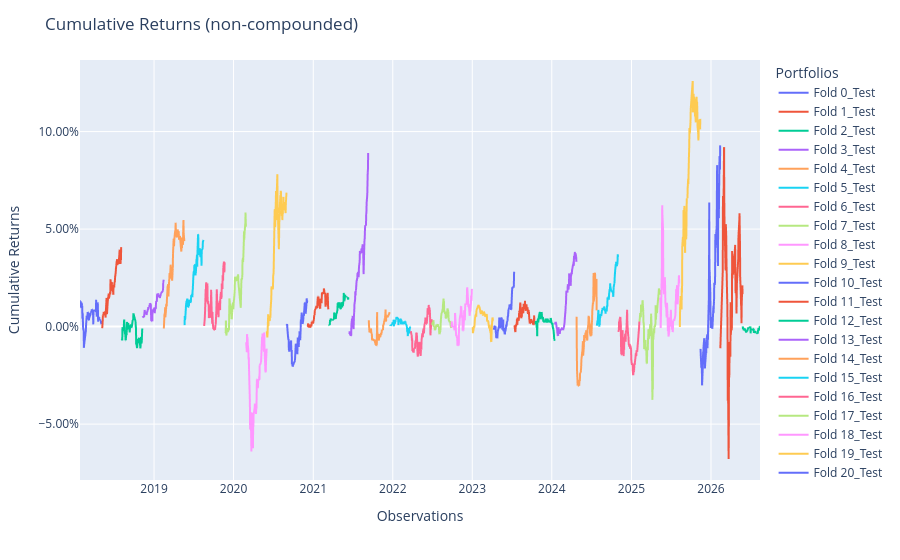

The cell this chart's notebook holds for it:
### Code cell
population_test.plot_cumulative_returns()

### Figure 1 — Plotly figure (JSON) as saved in the notebook; plotly's stock layout.template omitted (floating-point values rounded to 4 significant figures; data arrays with more than 128 entries replaced by an {"elided": "..."} marker saying what was removed)
{"data": [{"hovertemplate": "variable=Fold 0_Test<br>index=%{x}<br>value=%{y}<extra></extra>", "legendgroup": "Fold 0_Test", "line": {"color": "#636efa", "dash": "solid"}, "marker": {"symbol": "circle"}, "mode": "lines", "name": "Fold 0_Test", "showlegend": true, "type": "scattergl", "x": {"elided": "2073 str values"}, "xaxis": "x", "y": {"elided": "2073 float values"}, "yaxis": "y"}, {"hovertemplate": "variable=Fold 1_Test<br>index=%{x}<br>value=%{y}<extra></extra>", "legendgroup": "Fold 1_Test", "line": {"color": "#EF553B", "dash": "solid"}, "marker": {"symbol": "circle"}, "mode": "lines", "name": "Fold 1_Test", "showlegend": true, "type": "scattergl", "x": {"elided": "2073 str values"}, "xaxis": "x", "y": {"elided": "2073 float values"}, "yaxis": "y"}, {"hovertemplate": "variable=Fold 2_Test<br>index=%{x}<br>value=%{y}<extra></extra>", "legendgroup": "Fold 2_Test", "line": {"color": "#00cc96", "dash": "solid"}, "marker": {"symbol": "circle"}, "mode": "lines", "name": "Fold 2_Test", "showlegend": true, "type": "scattergl", "x": {"elided": "2073 str values"}, "xaxis": "x", "y": {"elided": "2073 float values"}, "yaxis": "y"}, {"hovertemplate": "variable=Fold 3_Test<br>index=%{x}<br>value=%{y}<extra></extra>", "legendgroup": "Fold 3_Test", "line": {"color": "#ab63fa", "dash": "solid"}, "marker": {"symbol": "circle"}, "mode": "lines", "name": "Fold 3_Test", "showlegend": true, "type": "scattergl", "x": {"elided": "2073 str values"}, "xaxis": "x", "y": {"elided": "2073 float values"}, "yaxis": "y"}, {"hovertemplate": "variable=Fold 4_Test<br>index=%{x}<br>value=%{y}<extra></extra>", "legendgroup": "Fold 4_Test", "line": {"color": "#FFA15A", "dash": "solid"}, "marker": {"symbol": "circle"}, "mode": "lines", "name": "Fold 4_Test", "showlegend": true, "type": "scattergl", "x": {"elided": "2073 str values"}, "xaxis": "x", "y": {"elided": "2073 float values"}, "yaxis": "y"}, {"hovertemplate": "variable=Fold 5_Test<br>index=%{x}<br>value=%{y}<extra></extra>", "legendgroup": "Fold 5_Test", "line": {"color": "#19d3f3", "dash": "solid"}, "marker": {"symbol": "circle"}, "mode": "lines", "name": "Fold 5_Test", "showlegend": true, "type": "scattergl", "x": {"elided": "2073 str values"}, "xaxis": "x", "y": {"elided": "2073 float values"}, "yaxis": "y"}, {"hovertemplate": "variable=Fold 6_Test<br>index=%{x}<br>value=%{y}<extra></extra>", "legendgroup": "Fold 6_Test", "line": {"color": "#FF6692", "dash": "solid"}, "marker": {"symbol": "circle"}, "mode": "lines", "name": "Fold 6_Test", "showlegend": true, "type": "scattergl", "x": {"elided": "2073 str values"}, "xaxis": "x", "y": {"elided": "2073 float values"}, "yaxis": "y"}, {"hovertemplate": "variable=Fold 7_Test<br>index=%{x}<br>value=%{y}<extra></extra>", "legendgroup": "Fold 7_Test", "line": {"color": "#B6E880", "dash": "solid"}, "marker": {"symbol": "circle"}, "mode": "lines", "name": "Fold 7_Test", "showlegend": true, "type": "scattergl", "x": {"elided": "2073 str values"}, "xaxis": "x", "y": {"elided": "2073 float values"}, "yaxis": "y"}, {"hovertemplate": "variable=Fold 8_Test<br>index=%{x}<br>value=%{y}<extra></extra>", "legendgroup": "Fold 8_Test", "line": {"color": "#FF97FF", "dash": "solid"}, "marker": {"symbol": "circle"}, "mode": "lines", "name": "Fold 8_Test", "showlegend": true, "type": "scattergl", "x": {"elided": "2073 str values"}, "xaxis": "x", "y": {"elided": "2073 float values"}, "yaxis": "y"}, {"hovertemplate": "variable=Fold 9_Test<br>index=%{x}<br>value=%{y}<extra></extra>", "legendgroup": "Fold 9_Test", "line": {"color": "#FECB52", "dash": "solid"}, "marker": {"symbol": "circle"}, "mode": "lines", "name": "Fold 9_Test", "showlegend": true, "type": "scattergl", "x": {"elided": "2073 str values"}, "xaxis": "x", "y": {"elided": "2073 float values"}, "yaxis": "y"}, {"hovertemplate": "variable=Fold 10_Test<br>index=%{x}<br>value=%{y}<extra></extra>", "legendgroup": "Fold 10_Test", "line": {"color": "#636efa", "dash": "solid"}, "marker": {"symbol": "circle"}, "mode": "lines", "name": "Fold 10_Test", "showlegend": true, "type": "scattergl", "x": {"elided": "2073 str values"}, "xaxis": "x", "y": {"elided": "2073 float values"}, "yaxis": "y"}, {"hovertemplate": "variable=Fold 11_Test<br>index=%{x}<br>value=%{y}<extra></extra>", "legendgroup": "Fold 11_Test", "line": {"color": "#EF553B", "dash": "solid"}, "marker": {"symbol": "circle"}, "mode": "lines", "name": "Fold 11_Test", "showlegend": true, "type": "scattergl", "x": {"elided": "2073 str values"}, "xaxis": "x", "y": {"elided": "2073 float values"}, "yaxis": "y"}, {"hovertemplate": "variable=Fold 12_Test<br>index=%{x}<br>value=%{y}<extra></extra>", "legendgroup": "Fold 12_Test", "line": {"color": "#00cc96", "dash": "solid"}, "marker": {"symbol": "circle"}, "mode": "lines", "name": "Fold 12_Test", "showlegend": true, "type": "scattergl", "x": {"elided": "2073 str values"}, "xaxis": "x", "y": {"elided": "2073 float values"}, "yaxis": "y"}, {"hovertemplate": "variable=Fold 13_Test<br>index=%{x}<br>value=%{y}<extra></extra>", "legendgroup": "Fold 13_Test", "line": {"color": "#ab63fa", "dash": "solid"}, "marker": {"symbol": "circle"}, "mode": "lines", "name": "Fold 13_Test", "showlegend": true, "type": "scattergl", "x": {"elided": "2073 str values"}, "xaxis": "x", "y": {"elided": "2073 float values"}, "yaxis": "y"}, {"hovertemplate": "variable=Fold 14_Test<br>index=%{x}<br>value=%{y}<extra></extra>", "legendgroup": "Fold 14_Test", "line": {"color": "#FFA15A", "dash": "solid"}, "marker": {"symbol": "circle"}, "mode": "lines", "name": "Fold 14_Test", "showlegend": true, "type": "scattergl", "x": {"elided": "2073 str values"}, "xaxis": "x", "y": {"elided": "2073 float values"}, "yaxis": "y"}, {"hovertemplate": "variable=Fold 15_Test<br>index=%{x}<br>value=%{y}<extra></extra>", "legendgroup": "Fold 15_Test", "line": {"color": "#19d3f3", "dash": "solid"}, "marker": {"symbol": "circle"}, "mode": "lines", "name": "Fold 15_Test", "showlegend": true, "type": "scattergl", "x": {"elided": "2073 str values"}, "xaxis": "x", "y": {"elided": "2073 float values"}, "yaxis": "y"}, {"hovertemplate": "variable=Fold 16_Test<br>index=%{x}<br>value=%{y}<extra></extra>", "legendgroup": "Fold 16_Test", "line": {"color": "#FF6692", "dash": "solid"}, "marker": {"symbol": "circle"}, "mode": "lines", "name": "Fold 16_Test", "showlegend": true, "type": "scattergl", "x": {"elided": "2073 str values"}, "xaxis": "x", "y": {"elided": "2073 float values"}, "yaxis": "y"}, {"hovertemplate": "variable=Fold 17_Test<br>index=%{x}<br>value=%{y}<extra></extra>", "legendgroup": "Fold 17_Test", "line": {"color": "#B6E880", "dash": "solid"}, "marker": {"symbol": "circle"}, "mode": "lines", "name": "Fold 17_Test", "showlegend": true, "type": "scattergl", "x": {"elided": "2073 str values"}, "xaxis": "x", "y": {"elided": "2073 float values"}, "yaxis": "y"}, {"hovertemplate": "variable=Fold 18_Test<br>index=%{x}<br>value=%{y}<extra></extra>", "legendgroup": "Fold 18_Test", "line": {"color": "#FF97FF", "dash": "solid"}, "marker": {"symbol": "circle"}, "mode": "lines", "name": "Fold 18_Test", "showlegend": true, "type": "scattergl", "x": {"elided": "2073 str values"}, "xaxis": "x", "y": {"elided": "2073 float values"}, "yaxis": "y"}, {"hovertemplate": "variable=Fold 19_Test<br>index=%{x}<br>value=%{y}<extra></extra>", "legendgroup": "Fold 19_Test", "line": {"color": "#FECB52", "dash": "solid"}, "marker": {"symbol": "circle"}, "mode": "lines", "name": "Fold 19_Test", "showlegend": true, "type": "scattergl", "x": {"elided": "2073 str values"}, "xaxis": "x", "y": {"elided": "2073 float values"}, "yaxis": "y"}, {"hovertemplate": "variable=Fold 20_Test<br>index=%{x}<br>value=%{y}<extra></extra>", "legendgroup": "Fold 20_Test", "line": {"color": "#636efa", "dash": "solid"}, "marker": {"symbol": "circle"}, "mode": "lines", "name": "Fold 20_Test", "showlegend": true, "type": "scattergl", "x": {"elided": "2073 str values"}, "xaxis": "x", "y": {"elided": "2073 float values"}, "yaxis": "y"}, {"hovertemplate": "variable=Fold 21_Test<br>index=%{x}<br>value=%{y}<extra></extra>", "legendgroup": "Fold 21_Test", "line": {"color": "#EF553B", "dash": "solid"}, "marker": {"symbol": "circle"}, "mode": "lines", "name": "Fold 21_Test", "showlegend": true, "type": "scattergl", "x": {"elided": "2073 str values"}, "xaxis": "x", "y": {"elided": "2073 float values"}, "yaxis": "y"}, {"hovertemplate": "variable=Fold 22_Test<br>index=%{x}<br>value=%{y}<extra></extra>", "legendgroup": "Fold 22_Test", "line": {"color": "#00cc96", "dash": "solid"}, "marker": {"symbol": "circle"}, "mode": "lines", "name": "Fold 22_Test", "showlegend": true, "type": "scattergl", "x": {"elided": "2073 str values"}, "xaxis": "x", "y": {"elided": "2073 float values"}, "yaxis": "y"}, {"hovertemplate": "variable=Fold 23_Test<br>index=%{x}<br>value=%{y}<extra></extra>", "legendgroup": "Fold 23_Test", "line": {"color": "#ab63fa", "dash": "solid"}, "marker": {"symbol": "circle"}, "mode": "lines", "name": "Fold 23_Test", "showlegend": true, "type": "scattergl", "x": {"elided": "2073 str values"}, "xaxis": "x", "y": {"elided": "2073 float values"}, "yaxis": "y"}, {"hovertemplate": "variable=Fold 24_Test<br>index=%{x}<br>value=%{y}<extra></extra>", "legendgroup": "Fold 24_Test", "line": {"color": "#FFA15A", "dash": "solid"}, "marker": {"symbol": "circle"}, "mode": "lines", "name": "Fold 24_Test", "showlegend": true, "type": "scattergl", "x": {"elided": "2073 str values"}, "xaxis": "x", "y": {"elided": "2073 float values"}, "yaxis": "y"}, {"hovertemplate": "variable=Fold 25_Test<br>index=%{x}<br>value=%{y}<extra></extra>", "legendgroup": "Fold 25_Test", "line": {"color": "#19d3f3", "dash": "solid"}, "marker": {"symbol": "circle"}, "mode": "lines", "name": "Fold 25_Test", "showlegend": true, "type": "scattergl", "x": {"elided": "2073 str values"}, "xaxis": "x", "y": {"elided": "2073 float values"}, "yaxis": "y"}, {"hovertemplate": "variable=Fold 26_Test<br>index=%{x}<br>value=%{y}<extra></extra>", "legendgroup": "Fold 26_Test", "line": {"color": "#FF6692", "dash": "solid"}, "marker": {"symbol": "circle"}, "mode": "lines", "name": "Fold 26_Test", "showlegend": true, "type": "scattergl", "x": {"elided": "2073 str values"}, "xaxis": "x", "y": {"elided": "2073 float values"}, "yaxis": "y"}, {"hovertemplate": "variable=Fold 27_Test<br>index=%{x}<br>value=%{y}<extra></extra>", "legendgroup": "Fold 27_Test", "line": {"color": "#B6E880", "dash": "solid"}, "marker": {"symbol": "circle"}, "mode": "lines", "name": "Fold 27_Test", "showlegend": true, "type": "scattergl", "x": {"elided": "2073 str values"}, "xaxis": "x", "y": {"elided": "2073 float values"}, "yaxis": "y"}, {"hovertemplate": "variable=Fold 28_Test<br>index=%{x}<br>value=%{y}<extra></extra>", "legendgroup": "Fold 28_Test", "line": {"color": "#FF97FF", "dash": "solid"}, "marker": {"symbol": "circle"}, "mode": "lines", "name": "Fold 28_Test", "showlegend": true, "type": "scattergl", "x": {"elided": "2073 str values"}, "xaxis": "x", "y": {"elided": "2073 float values"}, "yaxis": "y"}, {"hovertemplate": "variable=Fold 29_Test<br>index=%{x}<br>value=%{y}<extra></extra>", "legendgroup": "Fold 29_Test", "line": {"color": "#FECB52", "dash": "solid"}, "marker": {"symbol": "circle"}, "mode": "lines", "name": "Fold 29_Test", "showlegend": true, "type": "scattergl", "x": {"elided": "2073 str values"}, "xaxis": "x", "y": {"elided": "2073 float values"}, "yaxis": "y"}, {"hovertemplate": "variable=Fold 30_Test<br>index=%{x}<br>value=%{y}<extra></extra>", "legendgroup": "Fold 30_Test", "line": {"color": "#636efa", "dash": "solid"}, "marker": {"symbol": "circle"}, "mode": "lines", "name": "Fold 30_Test", "showlegend": true, "type": "scattergl", "x": {"elided": "2073 str values"}, "xaxis": "x", "y": {"elided": "2073 float values"}, "yaxis": "y"}, {"hovertemplate": "variable=Fold 31_Test<br>index=%{x}<br>value=%{y}<extra></extra>", "legendgroup": "Fold 31_Test", "line": {"color": "#EF553B", "dash": "solid"}, "marker": {"symbol": "circle"}, "mode": "lines", "name": "Fold 31_Test", "showlegend": true, "type": "scattergl", "x": {"elided": "2073 str values"}, "xaxis": "x", "y": {"elided": "2073 float values"}, "yaxis": "y"}, {"hovertemplate": "variable=Fold 32_Test<br>index=%{x}<br>value=%{y}<extra></extra>", "legendgroup": "Fold 32_Test", "line": {"color": "#00cc96", "dash": "solid"}, "marker": {"symbol": "circle"}, "mode": "lines", "name": "Fold 32_Test", "showlegend": true, "type": "scattergl", "x": {"elided": "2073 str values"}, "xaxis": "x", "y": {"elided": "2073 float values"}, "yaxis": "y"}], "layout": {"legend": {"title": {"text": "Portfolios"}, "tracegroupgap": 0}, "margin": {"t": 60}, "title": {"text": "Cumulative Returns (non-compounded)"}, "xaxis": {"anchor": "y", "domain": [0, 1], "title": {"text": "Observations"}}, "yaxis": {"anchor": "x", "domain": [0, 1], "tickformat": ".2%", "title": {"text": "Cumulative Returns"}}}}
